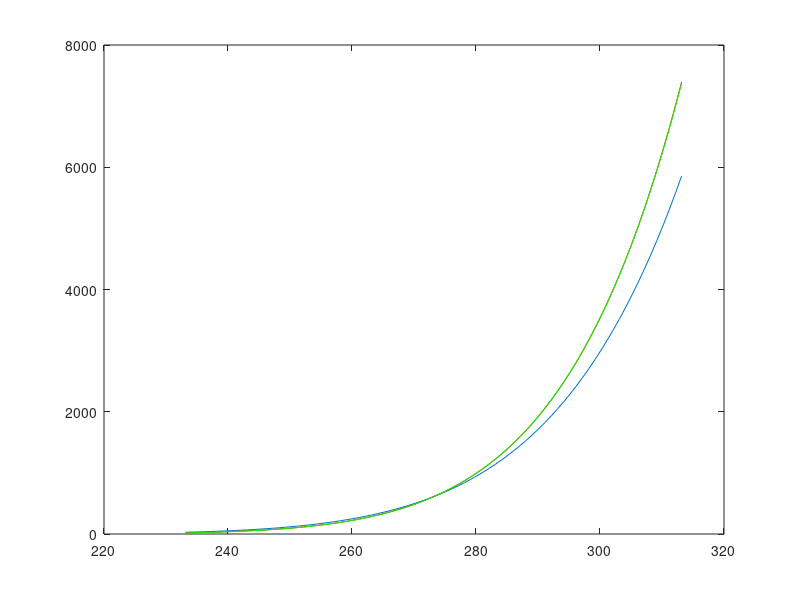

Write the MATLAB code that produced this figure.

function satvap_formulas()


t=273.16-40:1:273.16+40;

satvappw1=satvappw(t);
satvappw2=satvappw_gill(t);
satvappw3=satvappw_jacob(t);

plot(t,satvappw1);

hold on;

plot(t,satvappw2,'Color','red');
plot(t,satvappw3,'Color','green');



% #######################################################################
% Saturation vapor pressure over water
% #######################################################################
   function satvappw=satvappw(tx)
   satvappw=611.*10.^(7.5.*(tx-273.16)./(tx-7.50)) ; % tx in K



% #######################################################################
% Saturation vapor pressure over water
% #######################################################################
   function satvappw_gill=satvappw_gill(tx)
   tx=tx-273.16;
   satvappw_gill=10.^( (0.7859 + 0.03477.*tx)./(1 + 0.00412.*tx) );
   satvappw_gill= satvappw_gill * 100.;



  function satvappw_jacob=satvappw_jacob(t)
% This function calculates the saturation vapour pressure
% [Pa] from the temperature [deg K].
% Modified: Anita Jacob, June '97
%
% Input: t: temperature [deg K]
% Output: satvap: saturation vapour pressure at temp. t
%
% es(T) = C1 * exp(C3*(T - T0)/(T - C4)) from ECMWF manual


%      implicit none
%      real, intent(in):: t
%      real :: aa,bb,c1,c3,c4,t00,cc
%     data c1/610.78/,t00/273.16/
      c1=610.78;
      t00=273.16;

      %if (t < t00) then
      %   c3 = 21.875
      %   c4 = 7.66
      %else
         c3 = 17.269
         c4 = 35.86
      %endif
      aa = c3 .* (t - t00);
      bb = t - c4;
      
      cc=aa./bb;
      %if (cc < -20.0) then
      %   satvap=0.0
      %else
      %   satvap = c1 * exp(aa/bb)
      %endif
      satvappw_jacob = c1 .* exp(aa./bb);
